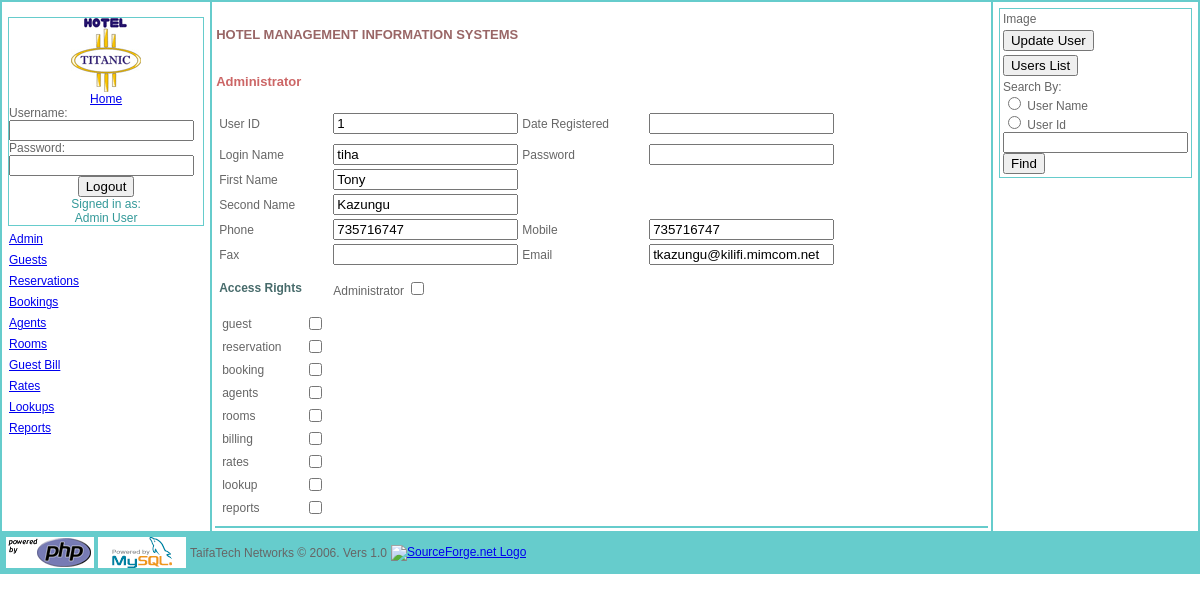
The app's page /admin.php?search=1 (signed in) with its own data.
### tables this page shows
CREATE TABLE `users` (
  `userid` smallint(6) NOT NULL auto_increment,
  `fname` varchar(25) NOT NULL,
  `sname` varchar(25) NOT NULL,
  `loginname` varchar(15) NOT NULL,
  `pass` varchar(32) NOT NULL,
  `phone` int(25) default NULL,
  `mobile` int(11) default NULL,
  `fax` int(11) default NULL,
  `email` varchar(65) default NULL,
  `dateregistered` date default NULL,
  `countrycode` smallint(6) default NULL,
  `admin` tinyint(1) NOT NULL default '0',
  `guest` tinyint(1) NOT NULL default '0',
  `reservation` tinyint(1) NOT NULL default '0',
  `booking` tinyint(1) NOT NULL default '0',
  `agents` tinyint(1) NOT NULL default '0',
  `rooms` tinyint(1) NOT NULL default '0',
  `billing` tinyint(1) NOT NULL default '0',
  `rates` tinyint(1) NOT NULL default '0',
  `lookup` tinyint(1) NOT NULL default '0',
  `reports` tinyint(1) NOT NULL default '0',
  PRIMARY KEY  (`userid`),
  UNIQUE KEY `userid` (`userid`),
  UNIQUE KEY `loginname` (`loginname`),
  KEY `names` (`fname`,`sname`)
);

### login_check.inc.php (called while the page is built, shortened)
<?php
if(!isset($_COOKIE['data_login'])){
	session_unset();
	session_destroy();
	header("Location: index.php");
}else{
	$data_login=$_COOKIE['data_login'];
}
if($data_login) {
  $user = explode(" ","$data_login");
  $sql = "select * from users where loginname='$user[0]'";
  $r = ((mysqli_query($GLOBALS["___mysqli_ston"], "USE hotelmis")) ? mysqli_query($GLOBALS["___mysqli_ston"], $sql) : false);
}
?>

### queryfunctions.php (called while the page is built, shortened)
<?php
function mkr_query($strsql,$conn)
{
	$rs = mysqli_query($conn, $strsql);
	return $rs;
}
function fetch_object($rs)
{
	return mysqli_fetch_object($rs);
}
?>

### admin.php (the view, shortened to what this page needs)
<?php
include_once("login_check.inc.php");
include_once ("queryfunctions.php");
include_once ("functions.php");
$conn=db_connect(HOST,USER,PASS,DB,PORT);
if (isset($_GET["search"])){
	find($_GET["search"]);
}
function find($search){
	global $conn,$users;
	$search=$search;
	$sql="select userid,fname,sname,loginname,pass,phone,mobile,fax,email,countrycode,admin,
		guest,reservation,booking,agents,rooms,billing,rates,lookup,reports
		From users where userid='$search'";
	$results=mkr_query($sql,$conn);
	$users=fetch_object($results);
}
?>
<!DOCTYPE html PUBLIC "-//W3C//DTD XHTML 1.0 Transitional//EN" "http://www.w3.org/TR/xhtml1/DTD/xhtml1-transitional.dtd">
<html xmlns="http://www.w3.org/1999/xhtml">
<head>
<link href="css/new.css" rel="stylesheet" type="text/css">
</head>
<body>
<form action="admin.php" method="post" enctype="multipart/form-data">
<table width="100%"  border="0" cellpadding="1" bgcolor="#66CCCC" align="center">
  <tr valign="top">
    <td width="18%" valign="top" bgcolor="#FFFFFF">
	<table width="100%" border="0" cellpadding="1" cellspacing="5">
	  <tr>
    <td bgcolor="#66CCCC" valign="top">
		<table cellspacing=0 cellpadding=0 width="100%" align="left" bgcolor="#FFFFFF">
      <tr><td align="center"><a href="index.php"><img src="images/titanic1.gif" width="70" height="74" border="0"/><br>Home</a></td></tr>
	  <tr><td width="110"> Username:<br><input name="username" type="text" width="10"></input> </td></tr>
      <tr><td> Password: <br><input name="password" type="password" width="10"></input></td></tr>
      <tr>
        <td align="center">
		</td></tr>
	  </table></td></tr>
		<?php require_once("menu_header.php"); ?>
    </table>
	</td>
    <td width="100%" bgcolor="#FFFFFF"><table width="100%"  border="0" cellpadding="1">
      <tr>
        <td align="center"></td>
      </tr>
      <tr>
        <td>
		<H4>HOTEL MANAGEMENT INFORMATION SYSTEMS</H4> </td>
      </tr>
      <tr>
        <td><h2>Administrator</h2></td>
      </tr>
	<tr>
        <td><div id="Requests">
<table width="82%"  border="0" cellpadding="1">
  <tr>
    <td width="19%" height="33">User ID </td>
    <td width="28%"><input type="text" name="userid" readonly="" value="<?php echo trim($users->userid); ?>"/></td>
    <td width="21%">Date Registered </td>
    <td width="32%"><input type="text" name="dateregistered" readonly="" value="<?php echo trim($users->dateregistered); ?>" /></td>
  </tr>
  <tr>
    <td>Login Name</td>
    <td><input type="text" name="loginname" value="<?php echo trim($users->loginname); ?>"/></td>
    <td>Password</td>
    <td><input type="password" name="pass" /></td>
  </tr>
  <tr>
    <td>First Name </td>
    <td><input type="text" name="fname" value="<?php echo trim($users->fname); ?>"/></td>
    <td>&nbsp;</td>
    <td>&nbsp;</td>
  </tr>
  <tr>
    <td>Second Name </td>
    <td><input type="text" name="sname" value="<?php echo trim($users->sname); ?>"/></td>
    <td>&nbsp;</td>
    <td>&nbsp;</td>
  </tr>
  <tr>
    <td>Phone</td>
    <td><input type="text" name="phone" value="<?php echo trim($users->phone); ?>"/></td>
    <td>Mobile</td>
    <td><input type="text" name="mobile" value="<?php echo trim($users->mobile); ?>"/></td>
  </tr>
  <tr>
    <td>Fax</td>
    <td><input type="text" name="fax" value="<?php echo trim($users->fax); ?>"/></td>
    <td>Email</td>
    <td><input type="text" name="email" value="<?php echo trim($users->email); ?>"/></td>
  </tr>
  <tr>
    <td><h3>Access Rights</h3> </td>
    <td>Administrator
      <input type="checkbox" name="admin" value="1" <?php if($users->admin==1) echo "checked";?>/></td>
    <td>&nbsp;</td>
    <td>&nbsp;</td>
  </tr>
  <tr>
    <td colspan="4"><table width="100%" cellpadding="1">
      <tr>
        <td width="13%">guest</td>
        <td width="87%"><input type="checkbox" name="guest" value="1" <?php if($users->guest==1) echo "checked";?>/></td>
      </tr>
      <tr>
        <td>reservation</td>
        <td><input type="checkbox" name="reservation" value="1" <?php if($users->reservation==1) echo "checked";?>/></td>
      </tr>
      <tr>
        <td>booking</td>
        <td><input type="checkbox" name="booking" value="1" <?php if($users->booking==1) echo "checked";?>/></td>
      </tr>
      <tr>
        <td>agents</td>
        <td><input type="checkbox" name="agents" value="1" <?php if($users->agents==1) echo "checked";?>/></td>
      </tr>
      <tr>
        <td>rooms</td>
        <td><input type="checkbox" name="rooms" value="1" <?php if($users->rooms==1) echo "checked";?>/></td>
      </tr>
      <tr>
        <td>billing</td>
        <td><input type="checkbox" name="billing" value="1" <?php if($users->billing==1) echo "checked";?>/></td>
      </tr>
      <tr>
        <td>rates</td>
        <td><input type="checkbox" name="rates" value="1" <?php if($users->rates==1) echo "checked";?>/></td>
      </tr>
      <tr>
        <td>lookup</td>
        <td><input type="checkbox" name="lookup" value="1" <?php if($users->lookup==1) echo "checked";?>/></td>
      </tr>
      <tr>
        <td>reports</td>
        <td><input type="checkbox" name="reports" value="1" <?php if($users->reports==1) echo "checked";?>/></td>
      </tr>
    </table></td>
  </tr>
</table>
		</div></td>
      </tr>
	  <tr bgcolor="#66CCCC" >
        <td align="left" colspan="2">
		</td>
      </tr>
    </table></td>
	<td width="18%" valign="top" bgcolor="#FFFFFF">
	<table width="100%" border="0" cellpadding="1" cellspacing="5">
	  <tr>
    <td bgcolor="#66CCCC">
	<table width="100%"  border="0" cellpadding="1" bgcolor="#FFFFFF">
       <tr>
        <td>Image</td>
      </tr>
	  <tr>
        <td><input type="submit" name="Submit" value="<?php echo isset($_GET["search"]) ? "Update User" : "Add User" ?>"/></td>
      </tr>
      <tr>
        <td><input type="button" name="Submit" value="Users List" onclick="self.location='users_list.php'"/></td>
      </tr>
      <tr>
        <td>
            <label> Search By:<br />
            <input type="radio" name="optFind" value="Name" />
        User Name</label>
            <br />
            <label>
            <input type="radio" name="optFind" value="Payrollno" />
        User Id </label>
            <br>
        <input type="text" name="search" width="100" /><br>
        <input type="submit" name="Submit" value="Find"/>
        </td>
      </tr>
    </table>
	</td></tr></table>
	</td>
  </tr>
   <?php require_once("footer1.php"); ?>
</table>
</form>
</body>
</html>

### css/new.css (style rules this page uses)
body { background-color: White; font: 12px Verdana, Geneva, Arial, Helvetica, sans-serif; color: #666666; margin: 0px 0px 0px 0px; border: none; }
td, p, ul,ol { font-family: Verdana, Geneva, Arial, Helvetica, sans-serif; font-size: 12px; }
h2 { color: #CC6666; font-size:13px; }
h3 { color: #476B6B; font-size: 12px; }
h4 { color: #996666; font-size: 13px; }

### records on screen
users: userid "1", loginname "tiha", fname "Tony", sname "Kazungu", phone "735716747", mobile "735716747", email "tkazungu@kilifi.mimcom.net"

### other values on screen
$_SESSION["employee"] "Admin User"
